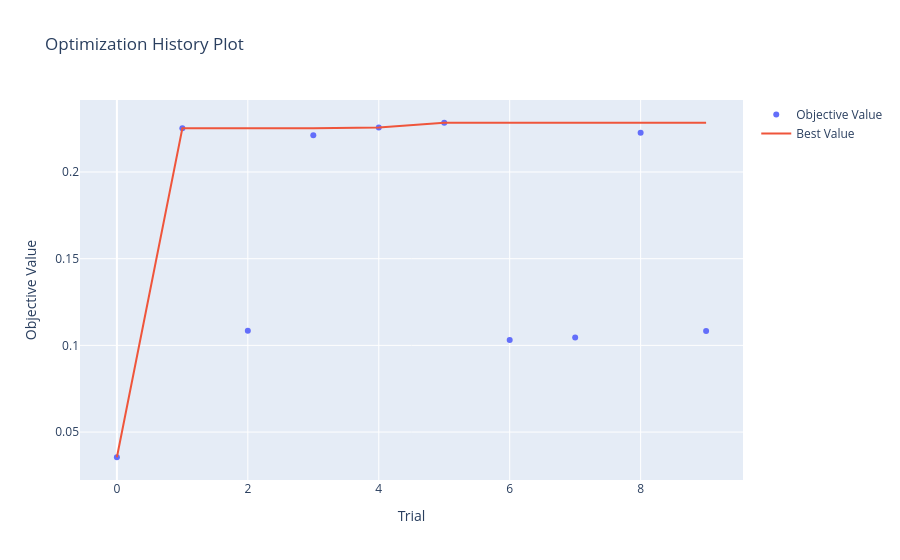

This figure's notebook cell:
### Code cell
optuna.visualization.plot_optimization_history(optuna_study)

### Figure 1 — Plotly figure (JSON) as saved in the notebook; plotly's stock layout.template omitted (floating-point values rounded to 4 significant figures)
{"data": [{"mode": "markers", "name": "Objective Value", "type": "scatter", "x": [0, 1, 2, 3, 4, 5, 6, 7, 8, 9], "y": [0.03547, 0.2252, 0.1084, 0.2212, 0.2257, 0.2284, 0.1031, 0.1046, 0.2226, 0.1083]}, {"mode": "lines", "name": "Best Value", "type": "scatter", "x": [0, 1, 2, 3, 4, 5, 6, 7, 8, 9], "y": [0.03547, 0.2252, 0.2252, 0.2252, 0.2257, 0.2284, 0.2284, 0.2284, 0.2284, 0.2284]}, {"marker": {"color": "#cccccc"}, "mode": "markers", "name": "Infeasible Trial", "showlegend": false, "type": "scatter", "x": [], "y": []}], "layout": {"title": {"text": "Optimization History Plot"}, "xaxis": {"title": {"text": "Trial"}}, "yaxis": {"title": {"text": "Objective Value"}}}}
